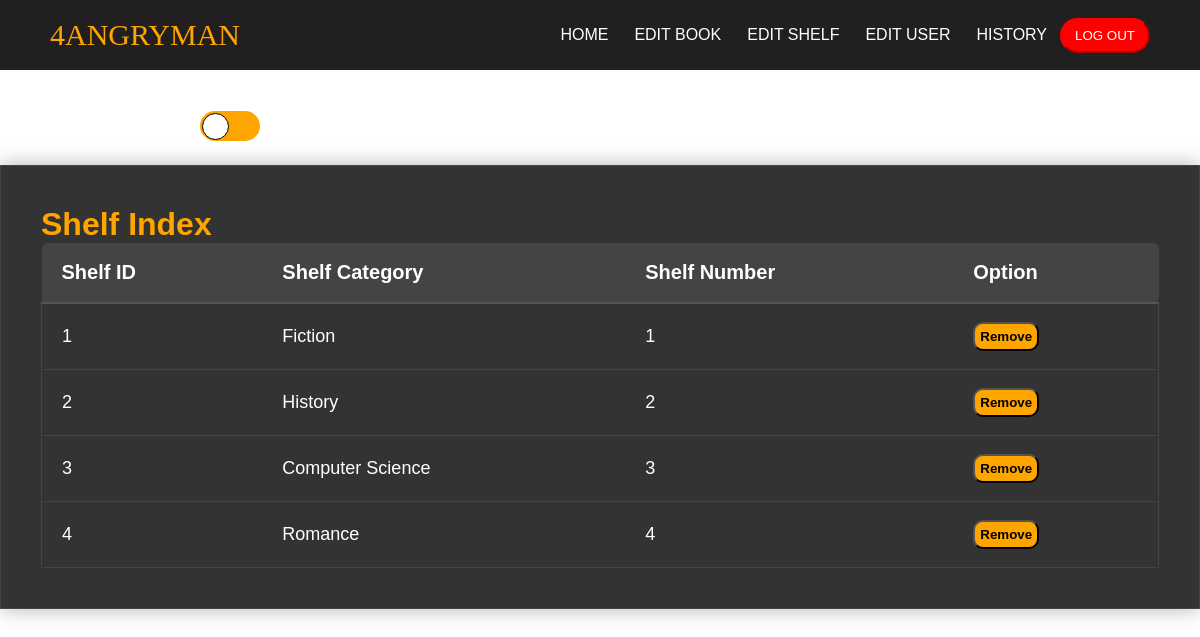
The page /librarymanagment/showshelf.php (signed in) on the database its author committed.
### tables this page shows
CREATE TABLE `shelf` (
  `shelf_id` int(4) NOT NULL,
  `shelf_category` varchar(20) NOT NULL,
  `shelf_num` int(20) NOT NULL
);

### librarymanagment/showshelf.php (the view, shortened to what this page needs)
<html>
<head><title>Library Book Management System</title></head>
<?php
require_once 'dbcon.php';
require 'header.php';
function displayShelves() {
    global $dbconn;
    $sql = "SELECT * FROM shelf";
    $query = mysqli_query($dbconn, $sql) or die("Error: " . mysqli_error($dbconn));
    $row_count = mysqli_num_rows($query);
    if ($row_count == 0) {
        echo "	<div class='toggle-container'>
        <span class='user-label'><b>View Shelf</b></span>
        <label class='switch'>
            <input type='checkbox' id='toggleSwitch'>
            <span class='slider round'></span>
        </label>
    </div>
    <script src='TFunction2.php'></script>
    <script>
        // Ensure the toggle is not checked on Page 1
        document.getElementById('toggleSwitch').checked = false;
    </script>
<div class='container'>
		<h1 class='title'>Shelf Index</h1>
                <table class='table'>
                    <tr>
						<th>Shelf ID</th>
                        <th>Shelf Category</th>
                        <th>Shelf Number</th>
                    </tr>
                    <tr><td colspan='2'>No shelves yet.</td></tr>
                </table>
              </div>";
    } else {
        echo "	<div class='toggle-container'>
        <span class='user-label'><b>View Shelf</b></span>
        <label class='switch'>
            <input type='checkbox' id='toggleSwitch'>
            <span class='slider round'></span>
        </label>
    </div>
    <script src='TFunction2.php'></script>
    <script>
        // Ensure the toggle is not checked on Page 1
        document.getElementById('toggleSwitch').checked = false;
    </script>
		<div class='container'>
		<h1 class='title'>Shelf Index</h1>
                <table class='table'>
                    <tr>
						<th>Shelf ID</th>
                        <th>Shelf Category</th>
                        <th>Shelf Number</th>
						<th>Option</th>
                    </tr>";
        while ($row = mysqli_fetch_assoc($query)) {
            echo "<tr>";
			echo "<td>" . $row['shelf_id'] . "</td>";
            echo "<td>" . $row['shelf_category'] . "</td>";
            echo "<td>" . $row['shelf_num'] . "</td>";
			echo "<td><form action='" . $_SERVER['PHP_SELF'] . "' method='post'><input type='hidden' name='shelf_id' value='".$row["shelf_id"]."'><button type='submit' name='remove' class='remove'>Remove</button></form></td>";
            echo "</tr>";
        }
        echo "    </table>
              </div>";
    }
}
displayShelves();
?>
</html>

### librarymanagment/showshelf.php (style rules this page uses)
h1 { font-family:arial; }
.container { max-width: 1200px; margin: 0 auto; padding: 40px; background-color: #333; border: 1px solid #444; box-shadow: 0 0 20px rgba(0, 0, 0, 0.3); }
.table { width: 100%; border-collapse: collapse; background-color: #333; font-size: 18px; color: #fff; }
.table th, .table td { padding: 18px 20px; text-align: left; border-bottom: 1px solid #444; }
.table th { background-color: #444; border-bottom: 2px solid #555; font-size: 20px; font-weight: bold; font-family: arial; }
.table th:first-child { border-top-left-radius: 6px; }
.table th:last-child { border-top-right-radius: 6px; border-bottom-right-radius: 6px; }
.table td { border-bottom: 1px solid #444; font-family: arial; }
.table td:first-child { border-left: 1px solid #444; }
.table td:last-child { border-right: 1px solid #444; border-bottom-left-radius: 6px; border-bottom-right-radius: 6px; }
.title { color : orange; }
.switch { position: relative; display: inline-block; width: 60px; height: 30px; }
.slider { position: absolute; cursor: pointer; top: 0; left: 0; right: 0; bottom: 0; background-color: orange; -webkit-transition: .4s; transition: .4s; }
.slider:before { position: absolute; content: ""; height: 25px; width: 25px; left: 1.5px; bottom: 1.5px; border-style:solid ; border-width:1px; background-color: white; -webkit-transition: .4s; transition: .4s; }
.slider.round { border-radius: 20px; }
.slider.round:before { border-radius: 50%; }
.toggle-container { margin-bottom:2%; display: flex; flex-direction: column; align-items: right; margin-left:200px; }
.user-label { margin-bottom: 1px; margin-top: 20px; margin-left:12px; font-size: 17px; color:white; }
.remove { padding:5px; border-radius:10px; background-color:orange; color:black; font-weight:bold; font-family:arial; }

### librarymanagment/header.php (style rules this page uses)
* { margin: 0; padding: 0; font-family: "futura md bt"; text-decoration: none; list-style: none; box-sizing: border-box; }
body { width: 100%; background-image: url(images/Login%20background.png); background-position: center; background-size: cover; height: 97vh; font-family: arial; }

### rows shown on the page
shelf: shelf_id "1", shelf_category "Fiction", shelf_num "1"
shelf: shelf_id "2", shelf_category "History", shelf_num "2"
shelf: shelf_id "3", shelf_category "Computer Science", shelf_num "3"
shelf: shelf_id "4", shelf_category "Romance", shelf_num "4"
